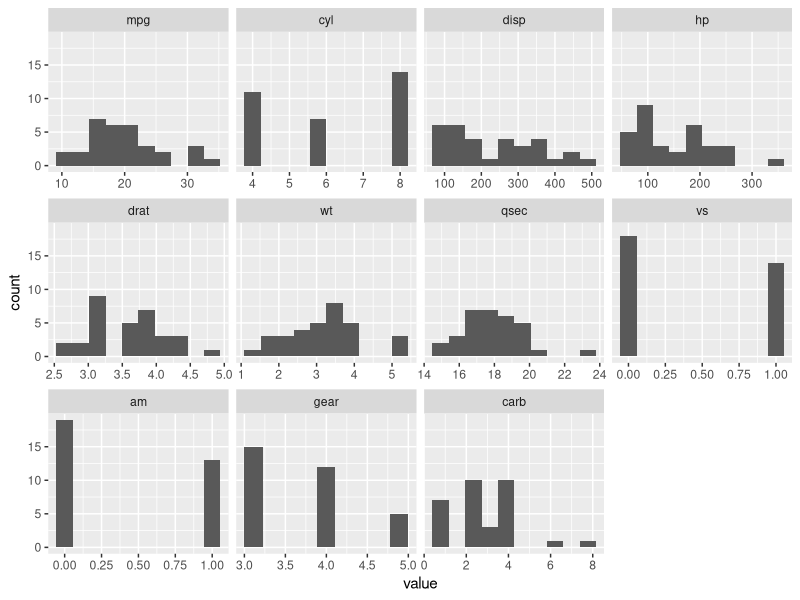
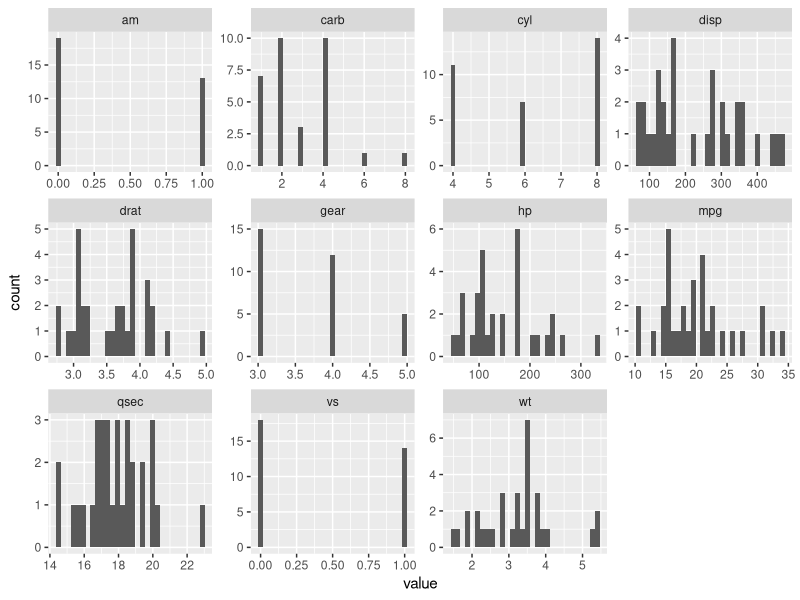
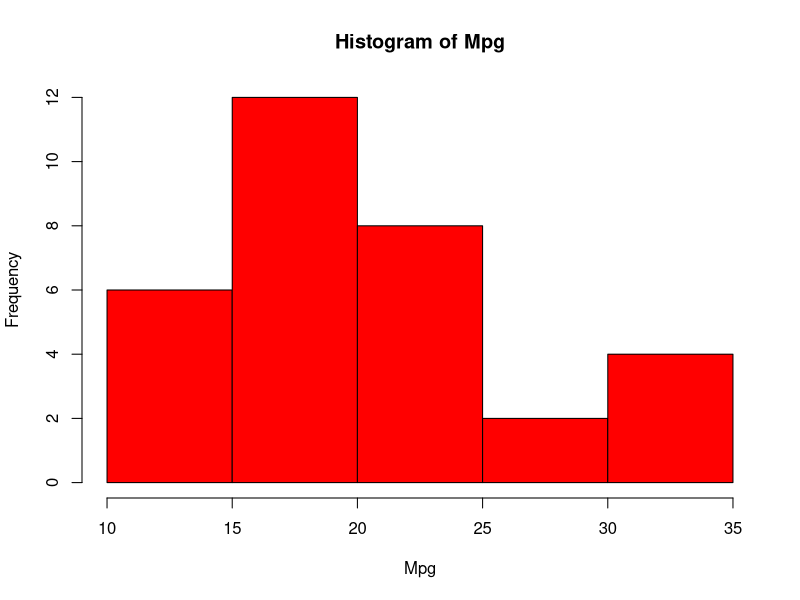
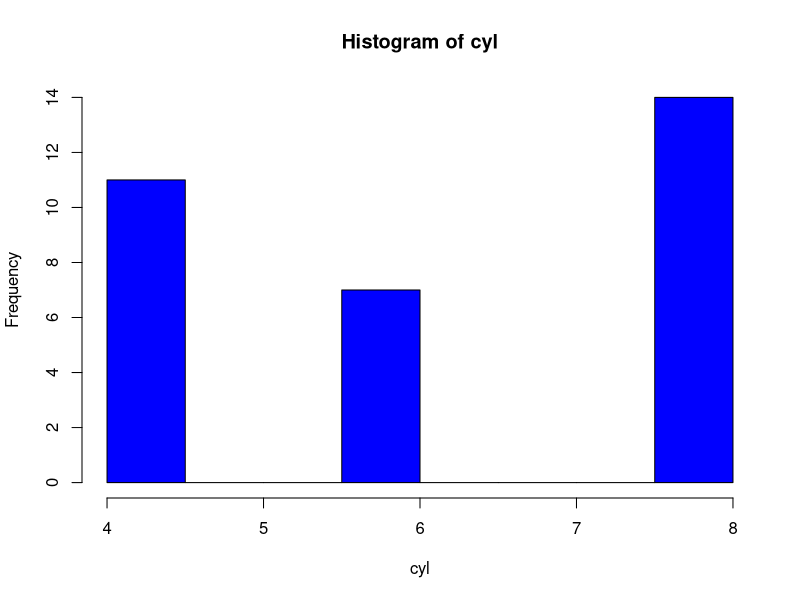
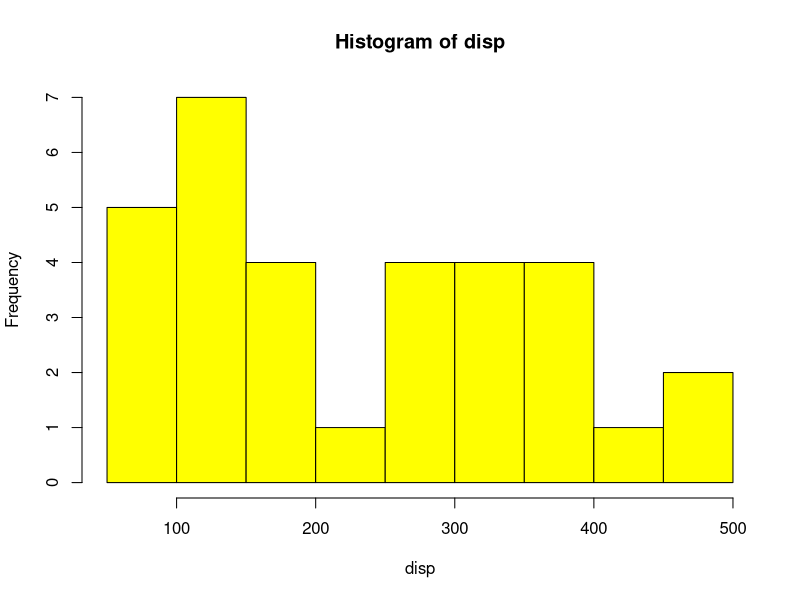
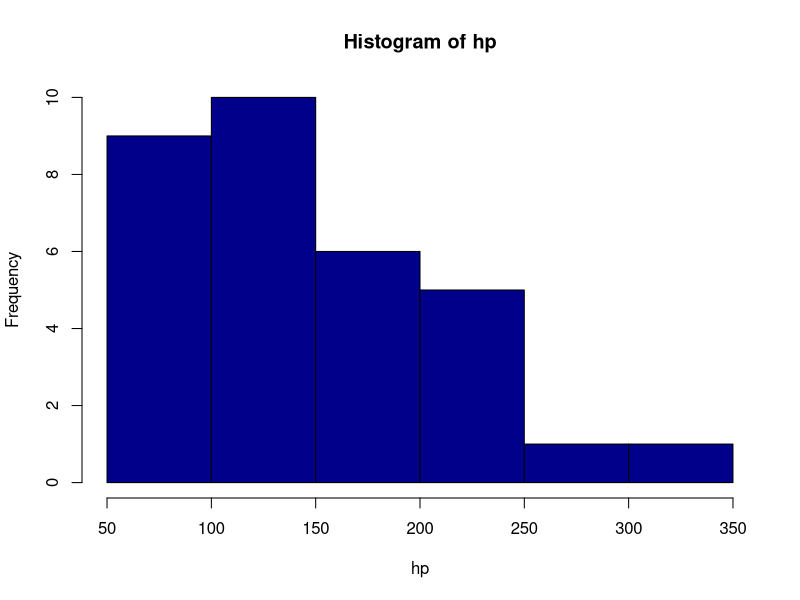
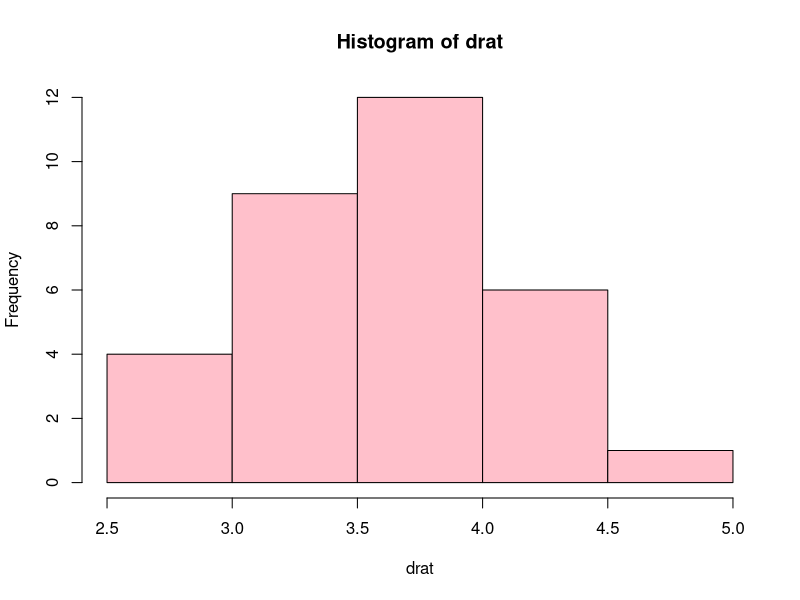
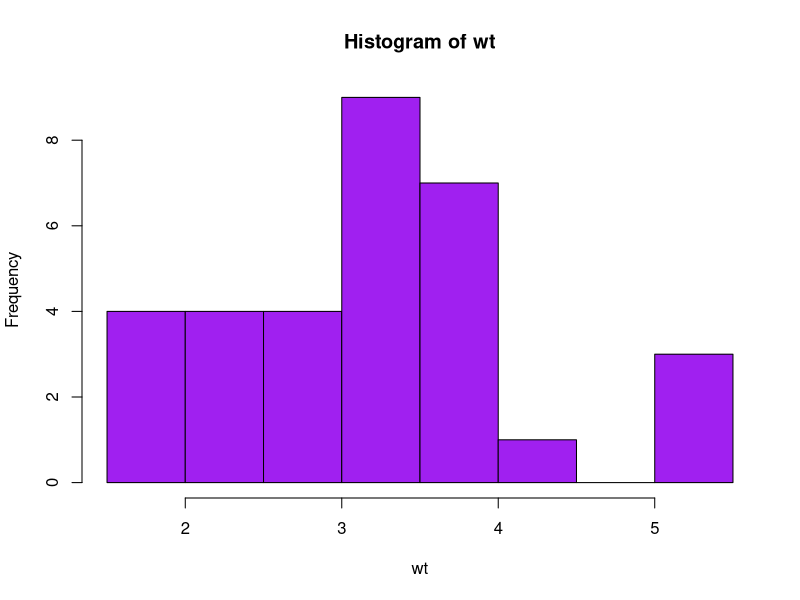

R code for these plots, in order:
#1)Histogram for all variables in a dataset mtcars. Write a program to create histograms for all columns.
library(reshape2)
head(melt(mtcars))

library(ggplot2)
ggplot(data = melt(mtcars), mapping = aes(x = value)) + 
  geom_histogram(bins = 10) + facet_wrap(~variable, scales = 'free_x')

###### OR

install.packages("purrr")
install.packages("tidyr")
library(purrr)
library(tidyr)
library(ggplot2)

mtcars %>%
  keep(is.numeric) %>%
  gather() %>%
  ggplot(aes(value)) +
  facet_wrap(~ key,scales = "free") +
  geom_histogram()



#or it can be done individually 
#Histogram for all variables in a dataset mtcars
hist(mtcars$mpg ,xlab = "Mpg", ylab = "Frequency",main="Histogram of Mpg",col="red")
hist(mtcars$cyl ,xlab = "cyl", ylab = "Frequency",main="Histogram of cyl",col="blue")
hist(mtcars$disp ,xlab = "disp", ylab = "Frequency",main="Histogram of disp",col="yellow")
hist(mtcars$hp ,xlab = "hp", ylab = "Frequency",main="Histogram of hp",col="darkblue")
hist(mtcars$drat ,xlab = "drat", ylab = "Frequency",main="Histogram of drat",col="pink")
hist(mtcars$wt ,xlab = "wt", ylab = "Frequency",main="Histogram of wt",col="purple")
hist(mtcars$qsec ,xlab = "qsec", ylab = "Frequency",main="Histogram of qsec",col="blue")
hist(mtcars$vs ,xlab = "vs", ylab = "Frequency",main="Histogram of vs",col="green")
hist(mtcars$am ,xlab = "am", ylab = "Frequency",main="Histogram of am",col="grey")
hist(mtcars$gear ,xlab = "gear", ylab = "Frequency",main="Histogram of gear",col="blue")
hist(mtcars$carb ,xlab = "carb", ylab = "Frequency",main="Histogram of carb",col="red")



#2)Check the probability distribution of all variables in mtcars


library(ggplot2)

mtcars %>%
  keep(is.numeric) %>%
  gather() %>%
  ggplot(aes(value)) +
  facet_wrap(~ key,scales = "free") +
  stat_density()


#we can do using geom_density function

#or alternate way
#or just do freq=FALSE and  get the Probability Distribution/Density of our variables
hist(mtcars$mpg ,freq = F,xlab = "Mpg", ylab = "Probability Distribution/Density",main="Histogram of Mpg",col="red")
hist(mtcars$cyl ,freq = F,xlab = "cyl", ylab = "Probability Distribution/Density",main="Histogram of cyl",col="blue")
hist(mtcars$disp ,freq = F,xlab = "disp", ylab = "Probability Distribution/Density",main="Histogram of disp",col="yellow")
hist(mtcars$hp ,freq = F,xlab = "hp", ylab = "Probability Distribution/Density",main="Histogram of hp",col="darkblue")
hist(mtcars$drat ,freq = F,xlab = "drat", ylab = "Probability Distribution/Density",main="Histogram of drat",col="pink")
hist(mtcars$wt ,freq = F,xlab = "wt", ylab = "Probability Distribution/Density",main="Histogram of wt",col="purple")
hist(mtcars$qsec ,freq = F,xlab = "qsec", ylab = "Probability Distribution/Density",main="Histogram of qsec",col="blue")
hist(mtcars$vs ,freq = F,xlab = "vs", ylab = "Probability Distribution/Density",main="Histogram of vs",col="green")
hist(mtcars$am ,freq = F,xlab = "am", ylab = "Probability Distribution/Density",main="Histogram of am",col="grey")
hist(mtcars$gear ,freq = F,xlab = "gear", ylab = "Probability Distribution/Density",main="Histogram of gear",col="blue")
hist(mtcars$carb ,freq = F,xlab = "carb", ylab = "Probability Distribution/Density",main="Histogram of carb",col="red")


#Problem 3
#3. Write a program to create boxplot for all variables.



library(ggplot2)
library(reshape)
m1 <- melt(mtcars)
ggplot(m1,aes(x = variable,y = value)) + facet_wrap(~variable) + geom_boxplot()


#or it can be done individually

boxplot(mtcars$mpg ,xlab = "Box plot", ylab = "Mpg",main="Box plot of Mpg",horizontal = T,col="red")
boxplot(mtcars$cyl ,xlab = "Box plot", ylab = "cyl",main="Box plot of cyl",horizontal = T,col="blue")
boxplot(mtcars$disp ,xlab = "Box plot", ylab = "disp",main="Box plot of disp",horizontal = T,col="yellow")
boxplot(mtcars$hp ,xlab = "Box plot", ylab = "hp",main="Box plot of hp",horizontal = T,col="darkblue")
boxplot(mtcars$drat ,xlab = "Box plot", ylab = "drat",main="Box plot of drat",horizontal = T,col="pink")
boxplot(mtcars$wt ,xlab = "Box plot", ylab = "wt",main="Box plot of wt",horizontal = T,col="purple")
boxplot(mtcars$qsec ,xlab = "Box plot", ylab = "qsec",main="Box plot of qsec",horizontal = T,col="blue")
boxplot(mtcars$vs ,xlab = "Box plot", ylab = "vs",main="Box plot of vs",horizontal = T,col="green")
boxplot(mtcars$am ,xlab = "Box plot", ylab = "am",main="Box plot of am",horizontal = T,col="grey")
boxplot(mtcars$gear ,xlab = "Box plot", ylab = "gear",main="Box plot of gear",horizontal = T,col="blue")
boxplot(mtcars$carb ,xlab = "Box plot", ylab = "carb",main="Box plot of carb",horizontal = T,col="red")
